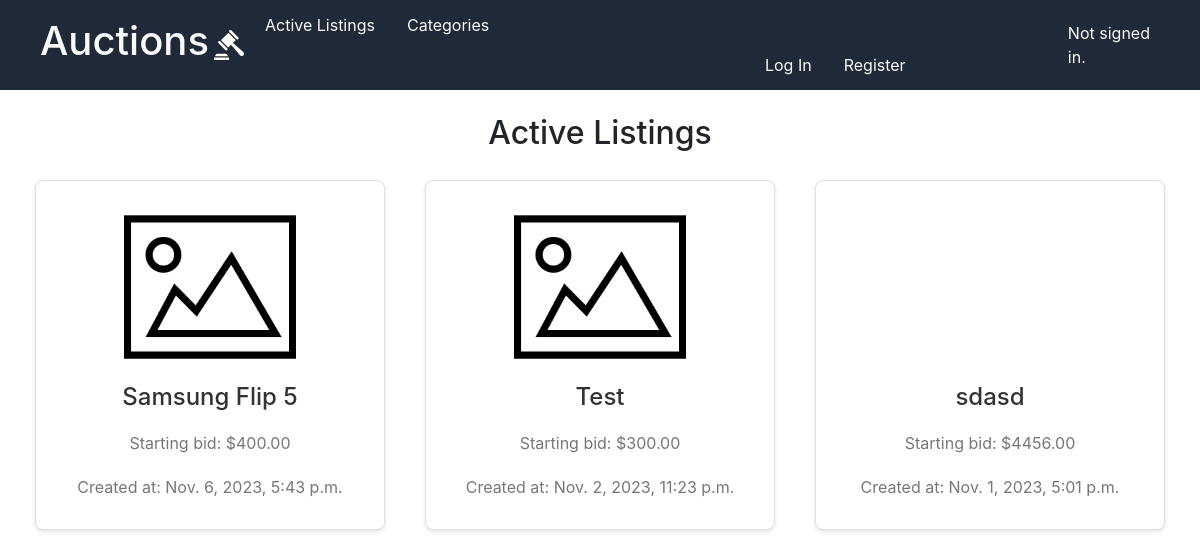
Before: / with the older database file.
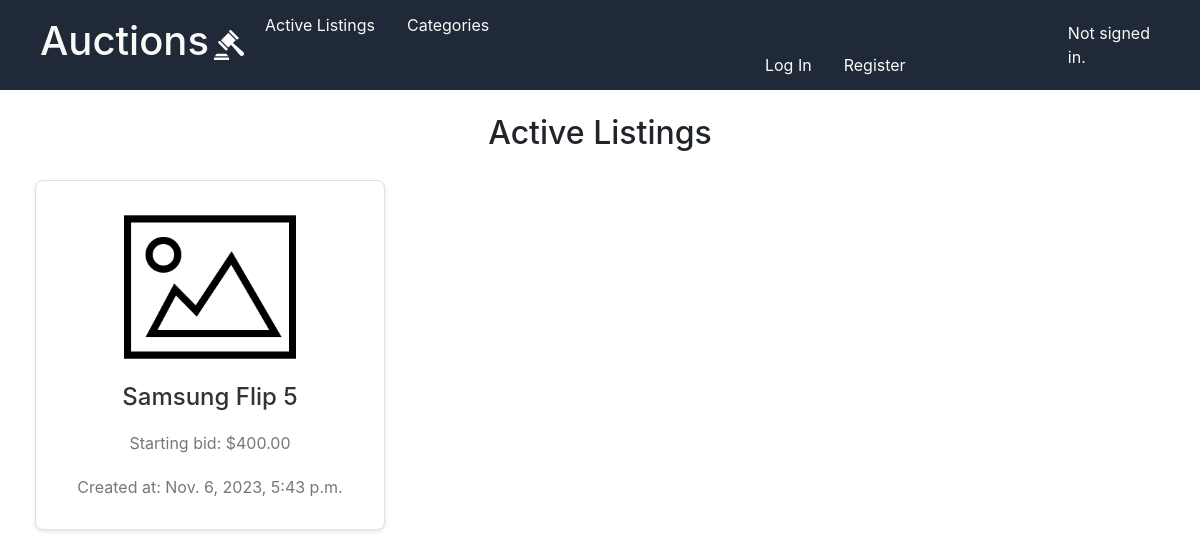
After: the same page with the newer database file.
### auctions/models.py (models this page shows, shortened)
class AuctionListing(models.Model):
    title = models.CharField(max_length=128)
    description = models.TextField()
    image = models.URLField(blank=True)
    starting_bid = models.DecimalField(decimal_places=2,max_digits=10)
    category = models.ForeignKey(Category,on_delete=models.CASCADE,blank=True)
    status = models.CharField(
    max_length=10,
    choices=[
        ('active', 'Active'),
        ('completed', 'Completed'),
        ('disabled', 'Disabled'),
    ],
    default='active'
    )
    seller = models.ForeignKey(User,on_delete=models.CASCADE,related_name="listing_seller")
    created_at = models.DateTimeField(auto_now_add=True)
    winner = models.ForeignKey(User,null=True,blank=True,on_delete=models.SET_NULL,related_name="listing_winner")

### auctions/views.py (the view)
# urls.py: path("", views.index, name="index"),
def index(request):
    auction_listings = AuctionListing.objects.all().order_by('title')
    return render(request, "auctions/index.html",{
        'listings': auction_listings
    })

### auctions/templates/auctions/index.html
{% extends "auctions/layout.html" %}
{% load static %}
{% block body %}
    <h2 class="active-listings-title">Active Listings</h2>
        <div class="auction-listings">
            {% for listing in listings %}
                {% if listing.status == 'active' %}
                    <div class="auction-listing">
                        <a href="{% url 'auctions:listing_view'  listing.id%}">
                            <div class="listing-card">
                                <div class="listing-img-container">
                                    {% if listing.image == "" %}
                                        <img class="listing-img" src="{% static "auctions/blank-image.png" %}" alt="Blank Image">
                                    {%else%}
                                        <img class="listing-img" src="{{listing.image}}" alt="{{listing.name}}">
                                    {% endif %}
                                </div>
                                <h3>{{listing.title}}</h3>
                                <p>Starting bid: ${{listing.starting_bid}}</p>
                                <p>Created at: {{listing.created_at}}</p>
                            </div>
                        </a>
                    </div>
                {% endif %}
            {%empty%}
                <div>No Active Listings Found</div>
            {% endfor %}
        </div>
{% endblock %}

Changed rows visible on the page:
no longer on this page (row edited): AuctionListing: title "Test", starting_bid "300.00", created_at "Nov. 2, 2023, 11:23 p.m."
no longer on this page (row edited): AuctionListing: title "sdasd", starting_bid "4456.00", created_at "Nov. 1, 2023, 5:01 p.m."
